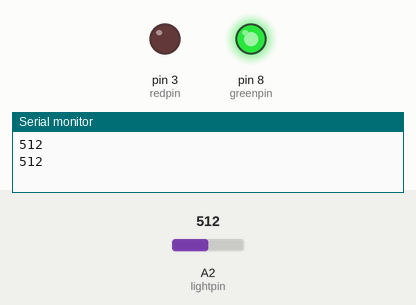
A sketch run on a simulated Arduino Uno, built with avr-gcc and run on an emulated ATmega328P. Shown: output pins drawn as LEDs (lit = HIGH), the last lines printed to the serial monitor. Inputs (shaded band) come from the test bench; at power-on: A2 (lightpin) = 512.

Above: at 1.8 s.
1.9 s: A2 (lightpin) set to 493
At 3.8 s:
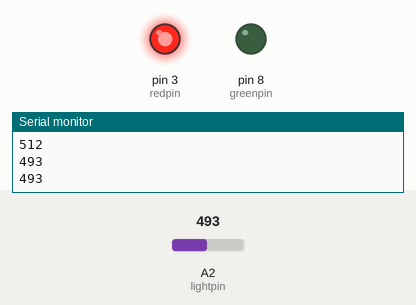
4.5 s: A2 (lightpin) set to 510
At 7.2 s:
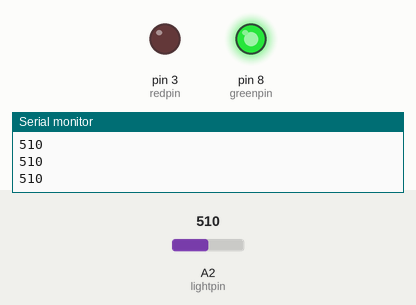
7.5 s: A2 (lightpin) set to 490
At 9.6 s:
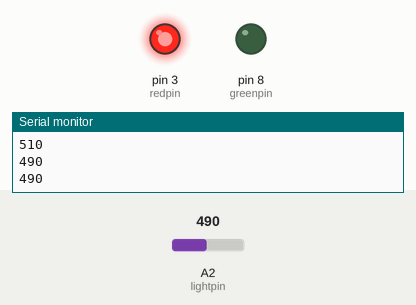
Timing chart, 0 to 11.1 s (numbered marks = the images above; inputs shaded):
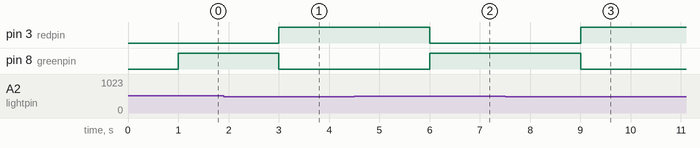

Measured:
- the behaviour switches between 500 and 499 on A2 (lightpin) (found by bisection; images 0 and 1)
- after the input at 1.9 s, pin 3 (redpin): LOW → HIGH after 1.1 s; pin 8 (greenpin): HIGH → LOW after 1.1 s
- after the input at 4.5 s, pin 3 (redpin): HIGH → LOW after 1.5 s; pin 8 (greenpin): LOW → HIGH after 1.5 s
- after the input at 7.5 s, pin 3 (redpin): LOW → HIGH after 1.5 s; pin 8 (greenpin): HIGH → LOW after 1.5 s

The sketch:

LED_Control.ino
```cpp
int lightpin=A2;
int lightval;
int redpin=3;
int greenpin=8;
void setup() {
  // put your setup code here, to run once:
pinMode(lightpin,INPUT);
pinMode(redpin,OUTPUT);
pinMode(greenpin,OUTPUT);
Serial.begin(9600);

}

void loop() {
  // put your main code here, to run repeatedly:
lightval=analogRead(lightpin);
Serial.println(lightval);
delay(1000);
if(lightval>500){
  digitalWrite(greenpin,HIGH);
  digitalWrite(redpin,LOW);
}
if(lightval<500){
  digitalWrite(greenpin,LOW);
  digitalWrite(redpin,HIGH);
}

}
```
